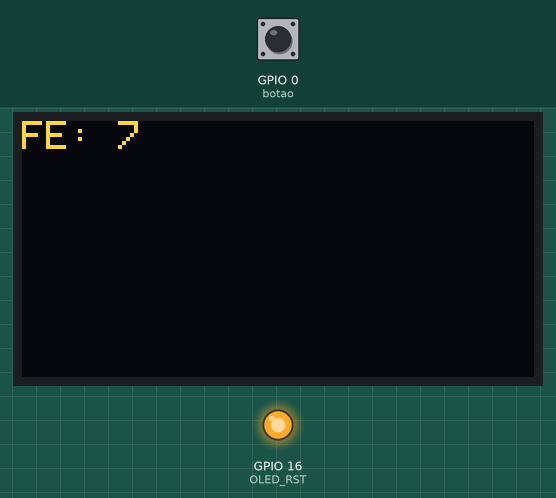
A sketch run on a simulated ESP32. Parts: 128×64 one-colour display, output pins drawn as LEDs (lit = HIGH). The test bench sets the inputs (shaded band); at power-on: GPIO 0 (botao) HIGH. The OLED is the two-colour kind (top 16 rows yellow); what the sketch prints to the serial monitor is not drawn.

Above: at 1.2 s.
1.3 s: GPIO 0 (botao) pulled LOW for 3.2 s
At 1.7 s:
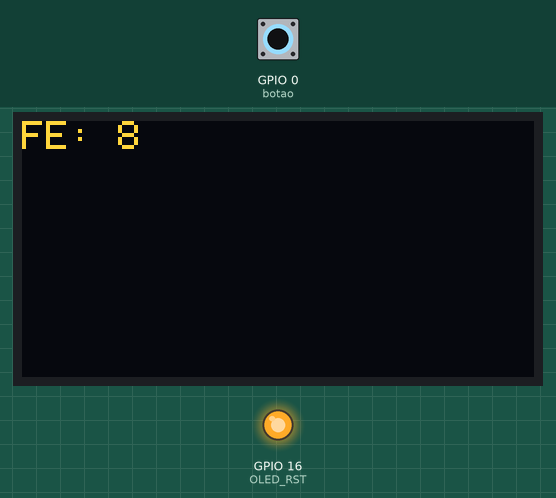
At 2.8 s:
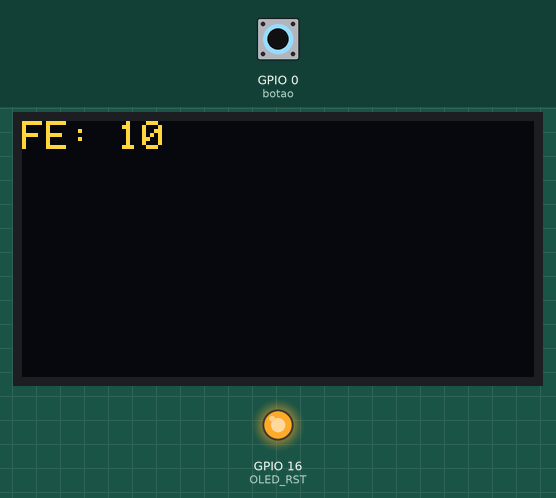
Timing chart, 0 to 4.3 s (numbered marks = the images above; inputs shaded):
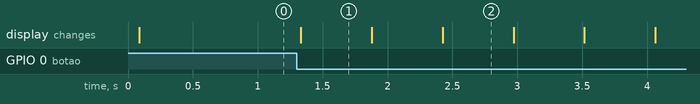

Measured:
- after the input at 1.3 s, the display: changes at once (image 1)
- what the display in image 2 shows lasts 0.6 s, from 2.4 s to 3.0 s

The sketch:

botao_e_gravar_dados.ino
```cpp
/* Bibliotecas para o Display OLED*/
#include <Wire.h>
#include <Adafruit_GFX.h>
#include <Adafruit_SSD1306.h>

/* Pinagem para o Display Oled */
#define OLED_SDA 4
#define OLED_SCL 15
#define OLED_RST 16
#define SCREEN_WIDTH 128
#define SCREEN_HEIGHT 64

/* Definicões do Display OLED */
Adafruit_SSD1306 display(SCREEN_WIDTH, SCREEN_HEIGHT, &Wire, OLED_RST);

/* Header-file com as funções utilizadas para
   manipulação da partição NVS */
#include "nvs_flash.h"

/* Chave atribuida ao valor a ser escrito e lido
   da partição NVS */
#define CHAVE_NVS  "teste"

/* Protótipos */
void grava_dado_nvs(uint32_t dado);
uint32_t le_dado_nvs(void);

/* Função: grava na NVS um dado do tipo interio 32-bits
 *         sem sinal, na chave definida em CHAVE_NVS
 * Parâmetros: dado a ser gravado
 * Retorno: nenhum
 */
void grava_dado_nvs(uint32_t dado)
{
    nvs_handle handler_particao_nvs;
    esp_err_t err;

    err = nvs_flash_init_partition("nvs");

    if (err != ESP_OK)
    {
        Serial.println("[ERRO] Falha ao iniciar partição NVS.");
        return;
    }

    err = nvs_open_from_partition("nvs", "ns_nvs", NVS_READWRITE, &handler_particao_nvs);
    if (err != ESP_OK)
    {
        Serial.println("[ERRO] Falha ao abrir NVS como escrita/leitura");
        return;
    }

    /* Atualiza valor do horimetro total */
    err = nvs_set_u32(handler_particao_nvs, CHAVE_NVS, dado);

    if (err != ESP_OK)
    {
        Serial.println("[ERRO] Erro ao gravar horimetro");
        nvs_close(handler_particao_nvs);
        return;
    }
    else
    {
        Serial.println("Dado gravado com sucesso!");
        nvs_commit(handler_particao_nvs);
        nvs_close(handler_particao_nvs);
    }
}

/* Função: le da NVS um dado do tipo interio 32-bits
 *         sem sinal, contido na chave definida em CHAVE_NVS
 * Parâmetros: nenhum
 * Retorno: dado lido
 */
uint32_t le_dado_nvs(void)
{
    nvs_handle handler_particao_nvs;
    esp_err_t err;
    uint32_t dado_lido;

    err = nvs_flash_init_partition("nvs");

    if (err != ESP_OK)
    {
        Serial.println("[ERRO] Falha ao iniciar partição NVS.");
        return 0;
    }

    err = nvs_open_from_partition("nvs", "ns_nvs", NVS_READWRITE, &handler_particao_nvs);
    if (err != ESP_OK)
    {
        Serial.println("[ERRO] Falha ao abrir NVS como escrita/leitura");
        return 0;
    }

    /* Faz a leitura do dado associado a chave definida em CHAVE_NVS */
    err = nvs_get_u32(handler_particao_nvs, CHAVE_NVS, &dado_lido);

    if (err != ESP_OK)
    {
        Serial.println("[ERRO] Falha ao fazer leitura do dado");
        return 0;
    }
    else
    {
        Serial.println("Dado lido com sucesso!");
        nvs_close(handler_particao_nvs);
        return dado_lido;
    }
}

uint32_t fatorE = 7;
int botao = 0;

void setup () {
  Serial.begin(115200);

  /* Preparando a inicialização do display OLED */
  pinMode(OLED_RST, OUTPUT);
  digitalWrite(OLED_RST, LOW);
  delay(20);
  digitalWrite(OLED_RST, HIGH);

  /* Inicialização do display OLED */
  Wire.begin(OLED_SDA, OLED_SCL);
  if(!display.begin(SSD1306_SWITCHCAPVCC, 0x3c, false, false)) { /* Endereço 0x3C para 128 x 32 */
    Serial.println(F("Falha no Display OLED"));
    for(;;); /* Loop infinito */
  } else {
    Serial.println("Display OLED Ok teste");
    display.clearDisplay();
    display.setTextSize(1);
    display.setTextColor(WHITE);
  }

  uint32_t dado_lido;

  /* Le da NVS (na chave definida em CHAVE_NVS)
  o valor escrito e compara com o que foi escrito */
  dado_lido = le_dado_nvs();

  if (dado_lido == 0){
      Serial.println("Erro: dado lido nao eh igual ao escrito");

      /* Escreve na NVS (na chave definida em CHAVE_NVS)
      o valor da variável "dado_a_ser_escrito" */
      grava_dado_nvs(fatorE);
      Serial.println("Dado gravado pela primeira vez na placa!");
  } else
    fatorE = dado_lido;

  pinMode(botao, INPUT);

  Serial.print("FE: ");
  Serial.println(fatorE);

  display.setCursor(0, 0);
  display.print("FE: ");
  display.println(fatorE);
  display.display();
}

void loop () {

  delay(20);
  if (digitalRead(botao) == LOW){
    fatorE = fatorE +1;
    if (fatorE > 12 || fatorE < 7) {
      fatorE = 7;
    }

    grava_dado_nvs(fatorE);

    Serial.print("FE: ");
    Serial.println(fatorE);

    display.clearDisplay();
    display.setCursor(0, 0);
    display.print("FE: ");
    display.println(fatorE);
    display.display();

    delay(500);
  }
}
```
